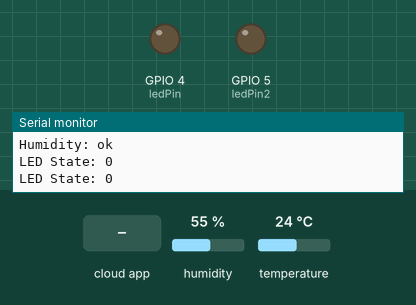
The sketch below on a simulated ESP8266 (NodeMCU). On the bench: output pins drawn as LEDs (lit = HIGH), the last lines printed to the serial monitor. The test bench sets the inputs (shaded band); at power-on: humidity 55 %, temperature 24 °C. WiFi joins after 1.5 s; servers stay silent unless stated; the Firebase database answers and starts empty.

Above: at 2.7 s.
2.8 s: the phone or cloud app sets state to 1
At 4.7 s:
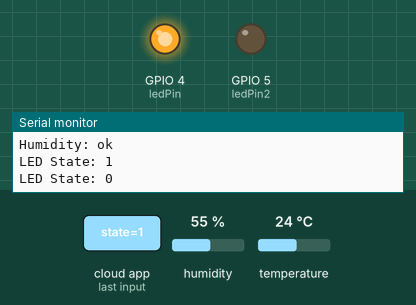
5.0 s: the phone or cloud app sets state to 0
At 5.7 s:
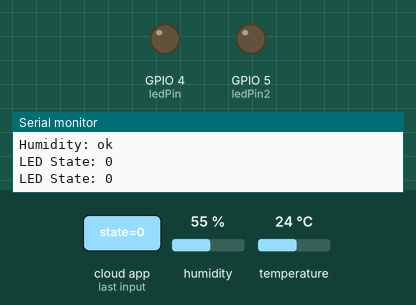
Timing chart, 0 to 8.0 s (numbered marks = the images above; inputs shaded):
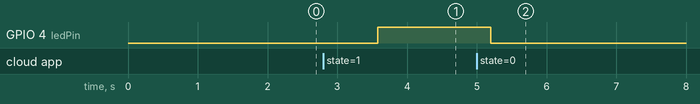

The sketch:

Firebase.ino
```cpp
/*  This code facilitates the transmission of pH, humidity, and temperature data to a Firebase Real-Time Database,
while concurrently enabling control over two distinct electrical devices via the same database.
The implementation utilizes modular functions, including a handSerialCommunication function for handling
serial communication between Arduino and ESP8266,
and a separate function dedicated to sending data to Firebase.*/

#include <ESP8266WiFi.h>
#include <Firebase_ESP_Client.h> // Updated Firebase library
#include <DHT.h>
#include <SoftwareSerial.h>  // library for Serial Communicationi
#include <String.h>
#include <stdlib.h>


// WiFi credentials
const char* WIFI_SSID = "Wi-Fi_SSID";
const char* WIFI_PASSWORD = "PASSWORD";

// Firebase configuration
const char* API_KEY = "YOUR_API_KEY";
const char* DATABASE_URL = "YOUR_RTDB_URL";
const char* USER_EMAIL = "USER_EMAIL";
const char* USER_PASSWORD = "PASSWORD";


// DHT sensor configuration
#define DHTPIN 0 // D3 pin ESP8266
DHT dht(DHTPIN, DHT11);

// Firebase Data object
FirebaseData fbdo;
FirebaseAuth auth;
FirebaseConfig config;

// LED pin configuration
const int ledPin = 4; // D2 Pin in ESP8266
const int ledPin2 = 5; // D1 Pin in ESP8266

WiFiClient client;
// pHValue is global because i am using
float global_pHValue;


void setup() {
  pinMode(ledPin, OUTPUT);
  digitalWrite(ledPin, LOW);

  pinMode(ledPin2, OUTPUT);
  digitalWrite(ledPin2, LOW);

  Serial.begin(115200);

  WiFi.begin(WIFI_SSID, WIFI_PASSWORD);
  Serial.print("Connecting to Wi-Fi");
  while (WiFi.status() != WL_CONNECTED) {
    delay(300);
    Serial.print(".");
  }
  Serial.println();
  Serial.print("Connected with IP: ");
  Serial.println(WiFi.localIP());
  Serial.println();

  // Initialize Firebase
  config.api_key = API_KEY;
  auth.user.email = USER_EMAIL;
  auth.user.password = USER_PASSWORD;
  config.database_url = DATABASE_URL;
  Firebase.begin(&config, &auth);
  Firebase.setDoubleDigits(5);
  config.timeout.serverResponse = 10 * 1000;


  // Initialize DHT sensor
  dht.begin();

}


// Handling communication b/w esp8266 and arduino mega 2560


void handleSerialCommunication() {
  if (Serial.available() > 0) {
    String rs = Serial.readStringUntil('\n');
    float pHValue = rs.toFloat(); // converting string to float and getting the ph value
    Serial.printf("%f\n", pHValue);
    global_pHValue = pHValue;
  }
}


// Seding all the values to Firebase RTDB
void sendDataToFirebase() {
  int ledState;
  int ledState2;

  float h = dht.readHumidity();
  float t = dht.readTemperature();

  // Check if any reads failed and exit early (to try again).
  if (isnan(h) || isnan(t)) {
    Serial.println(F("Failed to read from DHT sensor!"));
    return;
  }

  Serial.printf("Temperature: %s\n", Firebase.RTDB.setFloat(&fbdo, F("/hydro/temp"), t) ? "ok" : fbdo.errorReason().c_str());
  Serial.printf("Humidity: %s\n", Firebase.RTDB.setFloat(&fbdo, F("/hydro/humidity"), h) ? "ok" : fbdo.errorReason().c_str());

  if (Firebase.RTDB.getInt(&fbdo, "/led/state", &ledState)) {
    digitalWrite(ledPin, ledState);
    Serial.println("LED State: " + String(ledState));
  } else {
    Serial.println(fbdo.errorReason().c_str());
  }

   if (Firebase.RTDB.getInt(&fbdo, "/second/state", &ledState2)) {
    digitalWrite(ledPin2, ledState2);
    Serial.println("LED State: " + String(ledState2));
  } else {
    Serial.println(fbdo.errorReason().c_str());
  }
/*Important : all values changes after 1 Second but p.H. values will be changed after 10 second */
  static unsigned long last_pH_Send = 0;
  if (millis() - last_pH_Send >= 10000) {
    Serial.printf("p.H: %s\n,", Firebase.RTDB.setFloat(&fbdo, F("/hydro/pH"), global_pHValue) ? "ok" : fbdo.errorReason().c_str());
    last_pH_Send = millis();
  }
}

// run again and again
void loop() {
  handleSerialCommunication(); // Different Function for handling the Serial Communication
  if (Firebase.ready()) {
    sendDataToFirebase();
  }
  delay(1000);
}
```

Measured:
- after the input at 2.8 s, GPIO 4 (ledPin): LOW → HIGH after 0.78 s
- after the input at 5.0 s, GPIO 4 (ledPin): HIGH → LOW after 0.20 s
